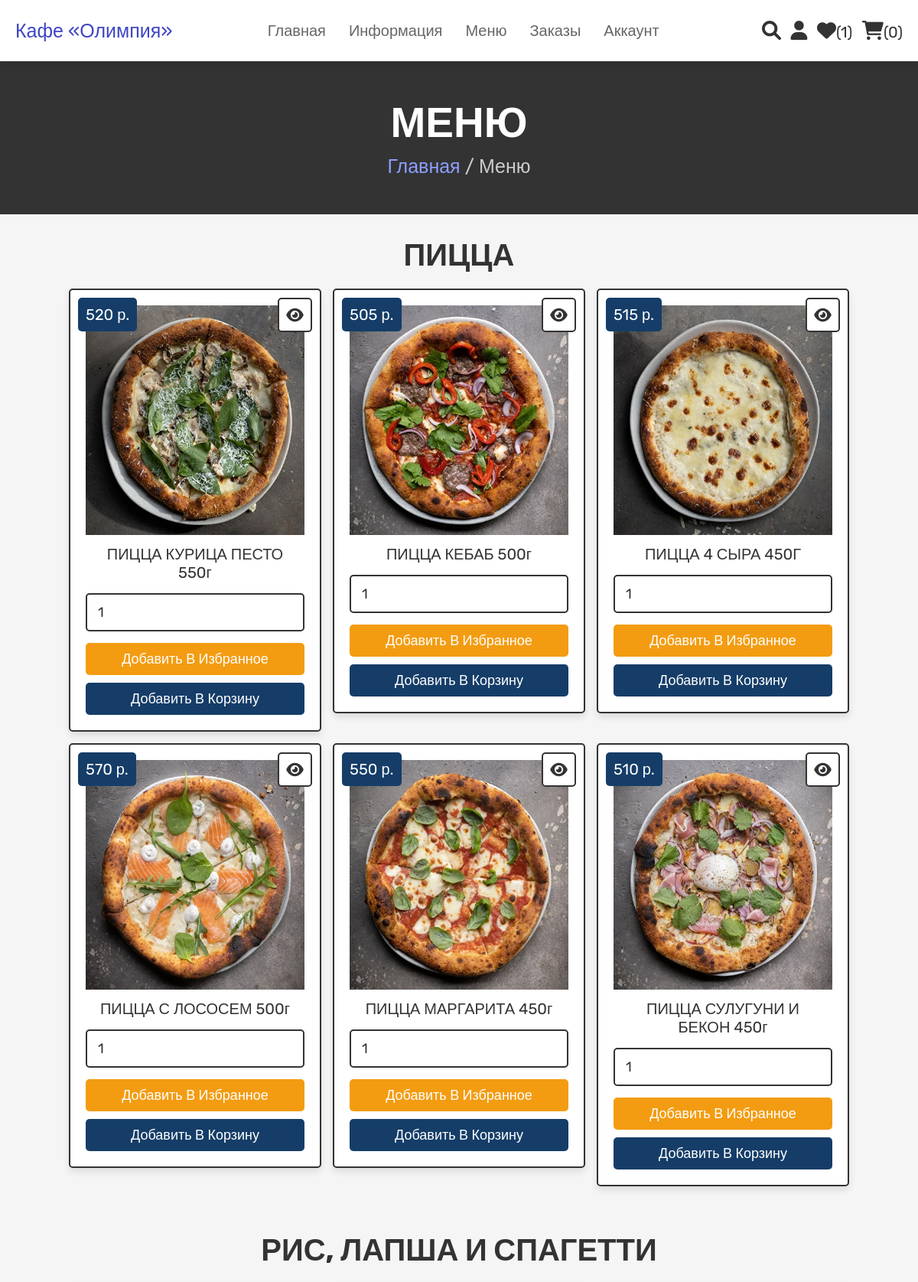
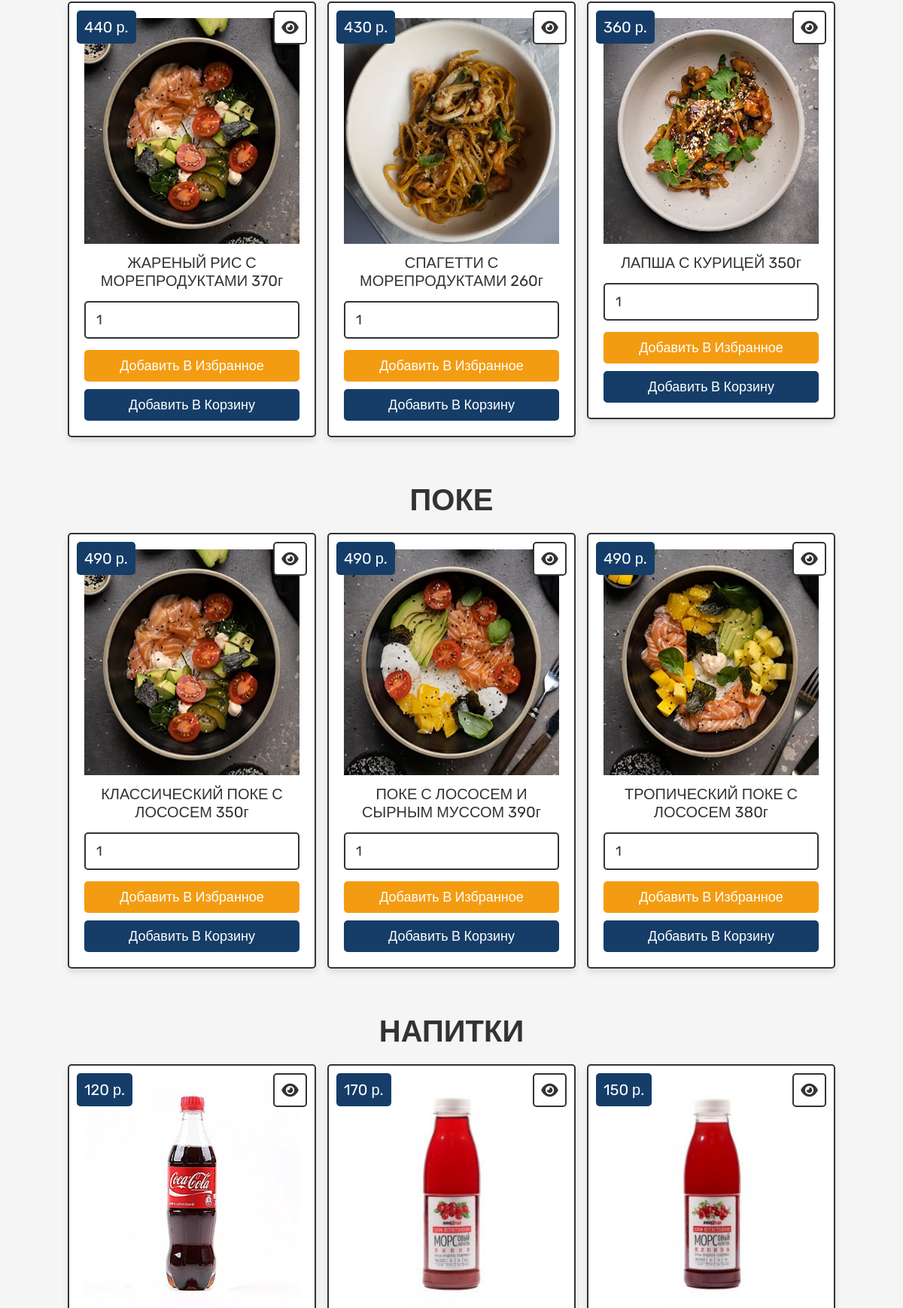
The page /shop.php (signed in, upper part) on the database its author committed (2 pictures, top to bottom).
### tables this page shows
CREATE TABLE `products` (
  `id` int NOT NULL,
  `name` varchar(500) NOT NULL,
  `price` int NOT NULL,
  `image` varchar(100) NOT NULL
);

### shop.php (the view, shortened to what this page needs)
<?php
@include 'config.php';
?>
<!DOCTYPE html>
<html lang="en">
<head>
   <link rel="stylesheet" href="https://cdnjs.cloudflare.com/ajax/libs/font-awesome/6.0.0/css/all.min.css">
   <link rel="stylesheet" href="css/style.css">
</head>
<body>
<?php @include 'header.php'; ?>
<section class="heading">
    <h3>Меню</h3>
    <p> <a href="home.php">Главная</a> / Меню </p>
</section>
<section class="products">
   <h1 class="title">ПИЦЦА</h1>
   <div class="box-container">
    <?php
    $select_products = mysqli_query($conn, "SELECT * FROM `products` WHERE `name` LIKE '%ПИЦЦА%'") or die('query failed');
    if(mysqli_num_rows($select_products) > 0){
        while($fetch_products = mysqli_fetch_assoc($select_products)){
            $name = $fetch_products['name'];
            $name = preg_replace('/\s*Состав.*$/u', '', $name);
            ?>
            <form action="" method="POST" class="box">
                <a href="view_page.php?pid=<?php echo $fetch_products['id']; ?>" class="fas fa-eye"></a>
                <div class="price"><?php echo $fetch_products['price']; ?> р.</div>
                <img src="images/<?php echo $fetch_products['image']; ?>" alt="" class="image">
                <div class="name"><?php echo $name; ?></div>
                <input type="number" name="product_quantity" value="1" min="0" class="qty">
                <input type="submit" value="Добавить в избранное" name="add_to_wishlist" class="option-btn">
                <input type="submit" value="Добавить в корзину" name="add_to_cart" class="btn">
            </form>
            <?php
        }
    }else{
        echo '<p class="empty">Товары еще не добавлены!</p>';
    }
    ?>
</div>
</section>
<section class="products">
   <h1 class="title">РИС, ЛАПША И СПАГЕТТИ</h1>
   <div class="box-container">
    <?php
    $select_products = mysqli_query($conn, "SELECT * FROM `products` WHERE `name` LIKE '%ЖАРЕНЫЙ РИС%' OR `name` LIKE '%ЛАПША%' OR `name` LIKE '%СПАГЕТТИ%'") or die('query failed');
    if(mysqli_num_rows($select_products) > 0){
        while($fetch_products = mysqli_fetch_assoc($select_products)){
            $name = $fetch_products['name'];
            $name = preg_replace('/\s*Состав.*$/u', '', $name);
            ?>
            <form action="" method="POST" class="box">
                <a href="view_page.php?pid=<?php echo $fetch_products['id']; ?>" class="fas fa-eye"></a>
                <div class="price"><?php echo $fetch_products['price']; ?> р.</div>
                <img src="images/<?php echo $fetch_products['image']; ?>" alt="" class="image">
                <div class="name"><?php echo $name; ?></div>
                <input type="number" name="product_quantity" value="1" min="0" class="qty">
                <input type="submit" value="Добавить в избранное" name="add_to_wishlist" class="option-btn">
                <input type="submit" value="Добавить в корзину" name="add_to_cart" class="btn">
            </form>
            <?php
        }
    }else{
        echo '<p class="empty">Товары еще не добавлены!</p>';
    }
    ?>
</div>
</section>
<section class="products">
   <h1 class="title">ПОКЕ</h1>
   <div class="box-container">
    <?php
    $select_products = mysqli_query($conn, "SELECT * FROM `products` WHERE `name` LIKE '%ПОКЕ%'") or die('query failed');
    if(mysqli_num_rows($select_products) > 0){
        while($fetch_products = mysqli_fetch_assoc($select_products)){
            $name = $fetch_products['name'];
            $name = preg_replace('/\s*Состав.*$/u', '', $name);
            ?>
            <form action="" method="POST" class="box">
                <a href="view_page.php?pid=<?php echo $fetch_products['id']; ?>" class="fas fa-eye"></a>
                <div class="price"><?php echo $fetch_products['price']; ?> р.</div>
                <img src="images/<?php echo $fetch_products['image']; ?>" alt="" class="image">
                <div class="name"><?php echo $name; ?></div>
                <input type="number" name="product_quantity" value="1" min="0" class="qty">
                <input type="submit" value="Добавить в избранное" name="add_to_wishlist" class="option-btn">
                <input type="submit" value="Добавить в корзину" name="add_to_cart" class="btn">
            </form>
            <?php
        }
    }else{
        echo '<p class="empty">Товары еще не добавлены!</p>';
    }
    ?>
</div>
</section>
<section class="products">
   <h1 class="title">НАПИТКИ</h1>
   <div class="box-container">
    <?php
    $select_products = mysqli_query($conn, "SELECT * FROM `products` WHERE `price` BETWEEN 100 AND 180") or die('query failed');
    if(mysqli_num_rows($select_products) > 0){
        while($fetch_products = mysqli_fetch_assoc($select_products)){
            ?>
            <form action="" method="POST" class="box">
                <a href="view_page.php?pid=<?php echo $fetch_products['id']; ?>" class="fas fa-eye"></a>
                <div class="price"><?php echo $fetch_products['price']; ?> р.</div>
                <img src="images/<?php echo $fetch_products['image']; ?>" alt="" class="image">
            </form>
            <?php
        }
    }else{
        echo '<p class="empty">Товары еще не добавлены!</p>';
    }
    ?>
</div>
</section>
</body>
</html>

### css/style.css (style rules this page uses)
:root { --pink:#8D9EFF; --red:#c0392b; --orange:#f39c12; --black:#333; --white:#fff; --light-color:#666; --light-white:#ccc; --light-bg:#f5f5f5; --border:.2rem solid var(--black); --box-shadow:0 .5rem 1rem rgba(0,0,0,.1); }
* { font-family: 'Rubik', sans-serif; margin:0; padding:0; box-sizing: border-box; outline: none; border:none; text-decoration: none; transition:all .2s linear; }
html { font-size: 62.5%; overflow-x: hidden; scroll-behavior: smooth; scroll-padding-top: 6.5rem; }
body { background: var(--light-bg); }
section { padding:3rem 2rem; }
.btn, .delete-btn, .option-btn { display: inline-block; border-radius: .5rem; margin-top: 1rem; font-size: 1.8rem; color:var(--white); cursor: pointer; padding:1rem 3rem; text-transform: capitalize; }
.btn { background-color: #153d68; }
.option-btn { background-color: var(--orange); }
.heading { display: flex; flex-flow: column; align-items: center; justify-content: center; gap:1rem; background-color: var(--black); text-align: center; min-height: 25vh; }
.heading h3 { font-size: 5.5rem; color:var(--white); text-transform: uppercase; }
.heading p { font-size: 2.5rem; color:var(--light-white); }
.heading p a { color:var(--pink); }
.title { text-align: center; margin-bottom: 2rem; color:var(--black); text-transform: uppercase; font-size: 4rem; }
.products .box-container { max-width: 1200px; margin:0 auto; display: grid; grid-template-columns: repeat(auto-fit, 33rem); gap:1.5rem; align-items: flex-start; justify-content: center; }
.products .box-container .box { background-color: var(--white); border:var(--border); box-shadow: var(--box-shadow); border-radius: .5rem; padding:2rem; text-align: center; position: relative; }
.products .box-container .box .image { height: 30rem; width: 100%; }
.products .box-container .box .fa-eye, .products .box-container .box .price { position: absolute; top:1rem; border-radius: .5rem; }
.products .box-container .box .price { font-size: 2rem; padding:1rem; background-color: #153d68; color:var(--white); left:1rem; }
.products .box-container .box .fa-eye { right:1rem; height: 4.5rem; width: 4.5rem; line-height: 4.2rem; font-size: 2rem; background-color: var(--white); color:var(--black); border:var(--border); }
.products .box-container .box .name { margin:1rem; font-size: 2rem; color:var(--black); }
.products .box-container .box .qty { width: 100%; padding:1.2rem 1.4rem; font-size: 1.8rem; color:var(--black); border:var(--border); border-radius: .5rem; margin:.5rem 0; }
.products .box-container .box .btn, .products .box-container .box .option-btn { width: 100%; }

### rows shown on the page
products: price "520", image (picture), name "ПИЦЦА КУРИЦА ПЕСТО 550г"
products: price "505", image (picture), name "ПИЦЦА КЕБАБ 500г"
products: price "515", image (picture), name "ПИЦЦА 4 СЫРА 450Г"
products: price "570", image (picture), name "ПИЦЦА С ЛОСОСЕМ 500г"
products: price "550", image (picture), name "ПИЦЦА МАРГАРИТА 450г"
products: price "510", image (picture), name "ПИЦЦА СУЛУГУНИ И БЕКОН 450г"
products: price "440", image (picture), name "ЖАРЕНЫЙ РИС С МОРЕПРОДУКТАМИ 370г"
products: price "430", image (picture), name "СПАГЕТТИ С МОРЕПРОДУКТАМИ 260г"
products: price "360", image (picture), name "ЛАПША С КУРИЦЕЙ 350г"
products: price "490", image (picture), name "КЛАССИЧЕСКИЙ ПОКЕ С ЛОСОСЕМ 350г"
products: price "490", image (picture), name "ПОКЕ С ЛОСОСЕМ И СЫРНЫМ МУССОМ 390г"
products: price "490", image (picture), name "ТРОПИЧЕСКИЙ ПОКЕ С ЛОСОСЕМ 380г"
products: price "120", image (picture)
products: price "170", image (picture)
products: price "150", image (picture)

### other values the page prints
$wishlist_num_rows "1"
$cart_num_rows "0"
